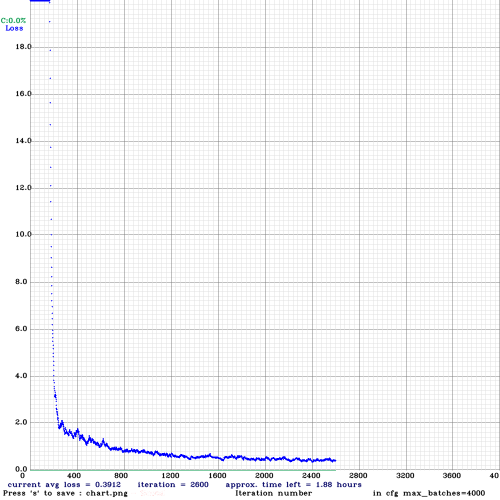
#> input picture chart.png, 1000 x 1000 px, found by its file name (shown at 1/2 size)
$ jupyter execute --allow-errors 'Crop&Weed_Object_Detection.ipynb'   (shell and % lines are left out)
#> lines starting #> are read from the running program, lines starting #| are printed output that depends on the picture
#> the answer given: chart.png
[cell 1]
# clone darknet repo

[cell 2]
# change makefile to have GPU and OPENCV enabled
%cd darknet

[cell 3]
# verify CUDA

[cell 4]
# make darknet (build)

[cell 5]
# define helper functions
def imShow(path):
#> called with path = 'chart.png'
  import cv2
  import matplotlib.pyplot as plt
  %matplotlib inline

  image = cv2.imread(path)
#> image is the input picture: shape (1000, 1000, 3); mean B, G, R 246.1, 244.9, 244.8
  height, width = image.shape[:2]
#> height = 1000; width = 1000
  resized_image = cv2.resize(image,(3*width, 3*height), interpolation = cv2.INTER_CUBIC)

  fig = plt.gcf()
  fig.set_size_inches(18, 10)
  plt.axis("off")
  plt.imshow(cv2.cvtColor(resized_image, cv2.COLOR_BGR2RGB))
  plt.show()
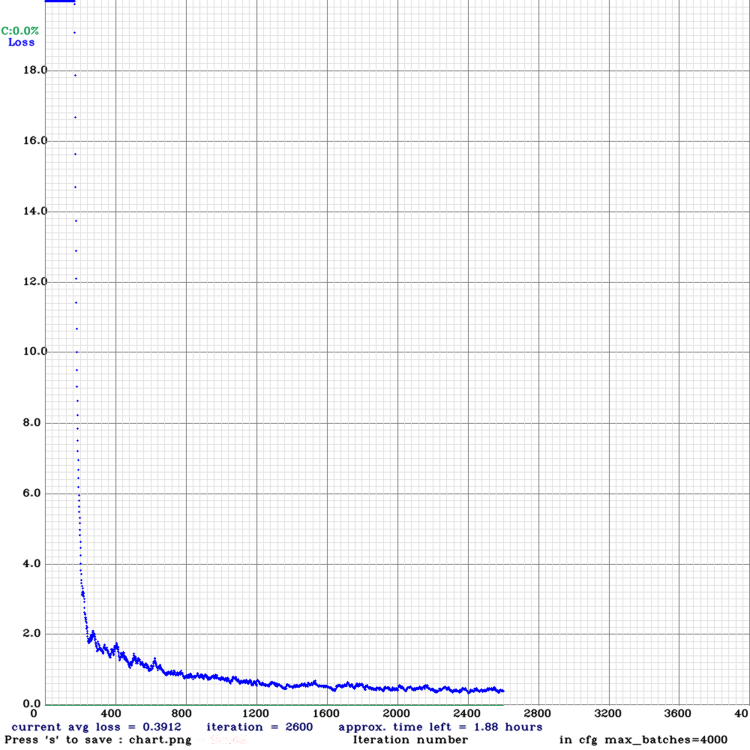
#> shown: shape (3000, 3000, 3) (shown at 1/4 size); mean R, G, B 244.1, 244.2, 245.3

# use this to upload files
def upload():
  from google.colab import files
  uploaded = files.upload()
  for name, data in uploaded.items():
    with open(name, 'wb') as f:
      f.write(data)
      print ('saved file', name)

# use this to download a file
def download(path):
  from google.colab import files
  files.download(path)

[cell 6]
# mounting google drive
%cd ..
from google.colab import drive
#> (the rest of this cell did not finish here and is left out)

[cell 7]
# this creates a symbolic link so that now the path /content/gdrive/My\ Drive/ is equal to /mydrive

[cell 8]
from google.colab import files

[cell 9]
#upload kaggle.json file which you downloaded earlier
files.upload()

[cell 10]
%cd darknet

[cell 11]
# unzip the zip file and its contents should now be in /darknet/data/obj

[cell 12]
# upload the custom .cfg back to cloud VM from Google Drive

# upload the custom .cfg back to cloud VM from local machine (uncomment to use)
#%cd cfg
#upload()
#%cd ..

[cell 13]
# upload the obj.names and obj.data files to cloud VM from Google Drive

# upload the obj.names and obj.data files to cloud VM from local machine (uncomment to use)
#%cd data
#upload()
#%cd ..

[cell 14]
# upload the generate_train.py script to cloud VM from Google Drive

# upload the generate_train.py script to cloud VM from local machine (uncomment to use)
#upload()

[cell 15]
# train.txt file should have to here.

[cell 16]
# upload pretrained convolutional layer weights

[cell 17]
# train your custom detector

[cell 18]
imShow('chart.png')

[cell 19]
# need to set our custom cfg to test mode
%cd cfg
%cd ..

#> (a cell that did not finish here is left out)
